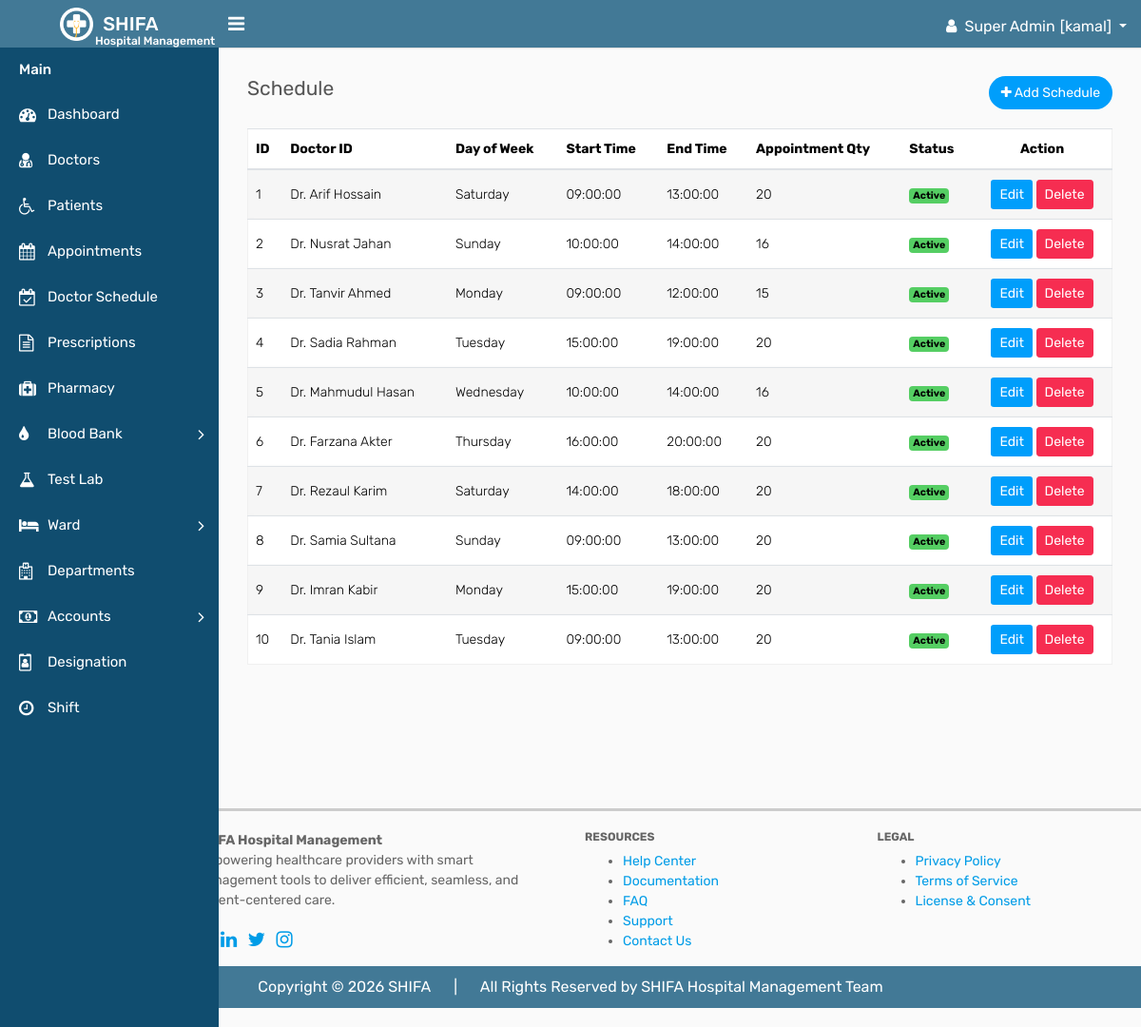
Screenshot of /schedule/schedule.php (signed in) with the database file from the repository.
### tables this page shows
CREATE TABLE `schedules` (
  `id` int(11) NOT NULL,
  `doctor_id` int(11) NOT NULL,
  `day_of_week` varchar(20) NOT NULL,
  `start_time` time NOT NULL,
  `end_time` time NOT NULL,
  `appointment_qty` int(11) NOT NULL,
  `status` enum('Active','Inactive') DEFAULT 'Active',
  `deleted_at` datetime DEFAULT NULL
);

CREATE TABLE `doctors` (
  `id` int(11) NOT NULL,
  `department_id` int(11) NOT NULL,
  `designation_id` int(11) NOT NULL,
  `shift_id` int(11) NOT NULL,
  `name` varchar(100) DEFAULT NULL,
  `gender` int(11) DEFAULT NULL COMMENT '1=male,2=female,3=others',
  `specialization` varchar(100) DEFAULT NULL,
  `qualification` varchar(100) DEFAULT NULL,
  `experience` int(11) DEFAULT NULL,
  `phone` varchar(20) DEFAULT NULL,
  `email` varchar(100) DEFAULT NULL,
  `address` text DEFAULT NULL,
  `status` int(2) NOT NULL COMMENT '0=inactive,1=active',
  `created_at` timestamp NOT NULL DEFAULT current_timestamp(),
  `updated_at` timestamp NOT NULL DEFAULT current_timestamp() ON UPDATE current_timestamp(),
  `deleted_at` datetime DEFAULT NULL
);

### crud/crud_class.php (called while the page is built, shortened)
<?php
class crud_class{
    private $host = "localhost";
    private $username = "root";
    private $password = "";
    private $database = "shifa";
    public $conn;
    public function __construct(){
        $this->conn = new mysqli($this->host, $this->username, $this->password, $this->database);
    }
    public function common_query($sql){
        $result=[
            "status"=>false,
            "data"=>[],
            "message"=>""
        ];
        $rs = $this->conn->query($sql);
        if($rs->num_rows > 0){
            $result["status"] = true;
            $result["message"] = "Records found";
            while($row = $rs->fetch_object()){
                $result["data"][] = $row;
            }
            return $result;
        } else {
            $result["message"] = "No records found";
            return $result;
        }
    }
}

### component/connection.php (called while the page is built, shortened)
<?php
    $base_url = "http://localhost/shifa/";
    require_once  ($_SERVER['DOCUMENT_ROOT'] . "/shifa/crud/crud_class.php");
    $crud = new crud_class();
?>

### schedule/schedule.php (the view, shortened to what this page needs)
<?php require_once "../component/header.php"; ?>
<?php require_once "../component/sidebar.php"; ?>
<?php
require_once "../component/connection.php";
?>
        <div class="page-wrapper">
            <div class="content">
                <div class="row">
                    <div class="col-sm-4 col-3">
                        <h4 class="page-title">Schedule</h4>
                    </div>
                    <div class="col-sm-8 col-9 text-right m-b-20">
                        <a href="add_schedule.php" class="btn btn btn-primary btn-rounded float-right"><i class="fa fa-plus"></i> Add Schedule</a>
                    </div>
                </div>
				<div class="row">
					<div class="col-md-12">
						<div class="table-responsive">
							<table class="table table-border table-striped custom-table mb-0">
								<thead>
									<tr>
										<th>ID</th>
										<th>Doctor ID</th>
										<th>Day of Week</th>
										<th>Start Time</th>
										<th>End Time</th>
                                        <th>Appointment Qty</th>
                                        <th>Status</th>
										<th class="text-center">Action</th>
									</tr>
								</thead>
								<tbody>
									<tr>
                                        <?php
                                        if(isset($_GET['page']) && is_numeric($_GET['page'])){
                                            $page = (int)$_GET['page'];
                                        } else {
                                            $page = 1;
                                        }
                                        $schedules = $crud->common_query("SELECT schedules.*, doctors.name FROM `schedules` JOIN doctors on doctors.id=schedules.doctor_id WHERE schedules.deleted_at is null LIMIT 10 OFFSET ".(($page-1)*10));
                                        if($schedules['status']){
                                        foreach ($schedules['data'] as $schedule) { ?>
                                        <td><?= $schedule->id ?></td>
                                        <td><?= $schedule->name ?></td>
                                        <td><?= $schedule->day_of_week ?></td>
                                        <td><?= $schedule->start_time ?></td>
                                        <td><?= $schedule->end_time ?></td>
                                        <td><?= $schedule->appointment_qty ?></td>
                                        <td>
                                            <?php if(strtolower($schedule->status) == 'active'){ ?>
                                                <span class="badge bg-success">Active</span>
                                            <?php } else { ?>
                                                <span class="badge bg-danger">Inactive</span>
                                            <?php } ?>
                                        </td>
                                        <td class="text-center">
                                            <a href="<?= $base_url ?>schedule/edit_schedule.php?id=<?= $schedule->id ?>" class="btn btn-sm btn-primary mb-2 mb-lg-0 me-0 me-lg-2">Edit</a>
                                            <a onclick="return confirm('Are you sure you want to delete this schedule?');" href="<?= $base_url ?>schedule/delete_schedule.php?id=<?= $schedule->id ?>" class="btn btn-sm btn-danger">Delete</a>
                                        </td>
                                    </tr>
                                            <?php } } ?>
								</tbody>
							</table>
						</div>
                </div>
                </div>
            </div>
        </div>
    </div>
    <?php require_once "../component/footer.php"; ?>

### rows the page displays
schedules: id "1", doctor.name "Dr. Arif Hossain", day_of_week "Saturday", start_time "09:00:00", end_time "13:00:00", appointment_qty "20", status "Active"
schedules: id "2", doctor.name "Dr. Nusrat Jahan", day_of_week "Sunday", start_time "10:00:00", end_time "14:00:00", appointment_qty "16", status "Active"
schedules: id "3", doctor.name "Dr. Tanvir Ahmed", day_of_week "Monday", start_time "09:00:00", end_time "12:00:00", appointment_qty "15", status "Active"
schedules: id "4", doctor.name "Dr. Sadia Rahman", day_of_week "Tuesday", start_time "15:00:00", end_time "19:00:00", appointment_qty "20", status "Active"
schedules: id "5", doctor.name "Dr. Mahmudul Hasan", day_of_week "Wednesday", start_time "10:00:00", end_time "14:00:00", appointment_qty "16", status "Active"
schedules: id "6", doctor.name "Dr. Farzana Akter", day_of_week "Thursday", start_time "16:00:00", end_time "20:00:00", appointment_qty "20", status "Active"
schedules: id "7", doctor.name "Dr. Rezaul Karim", day_of_week "Saturday", start_time "14:00:00", end_time "18:00:00", appointment_qty "20", status "Active"
schedules: id "8", doctor.name "Dr. Samia Sultana", day_of_week "Sunday", start_time "09:00:00", end_time "13:00:00", appointment_qty "20", status "Active"
schedules: id "9", doctor.name "Dr. Imran Kabir", day_of_week "Monday", start_time "15:00:00", end_time "19:00:00", appointment_qty "20", status "Active"
schedules: id "10", doctor.name "Dr. Tania Islam", day_of_week "Tuesday", start_time "09:00:00", end_time "13:00:00", appointment_qty "20", status "Active"

### other values shown
$_SESSION['user_role'] "Super Admin"
$_SESSION['user_name'] "kamal"
